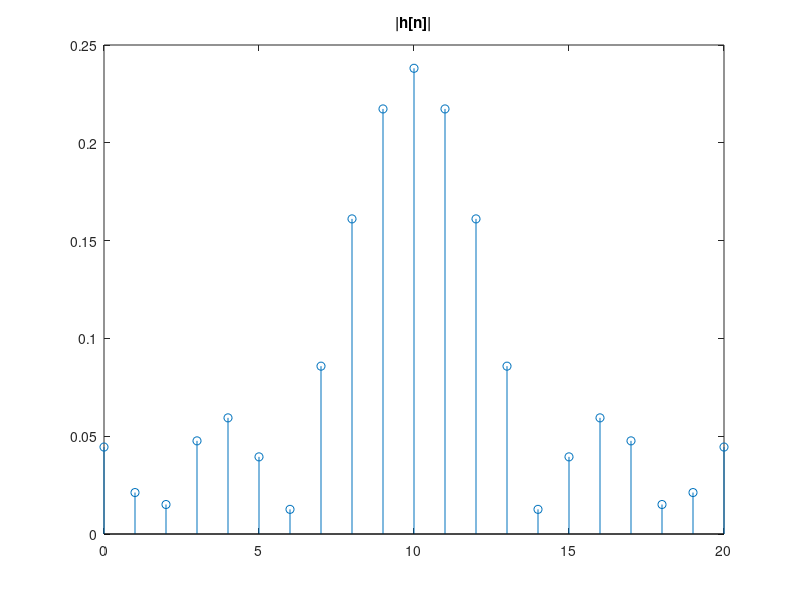
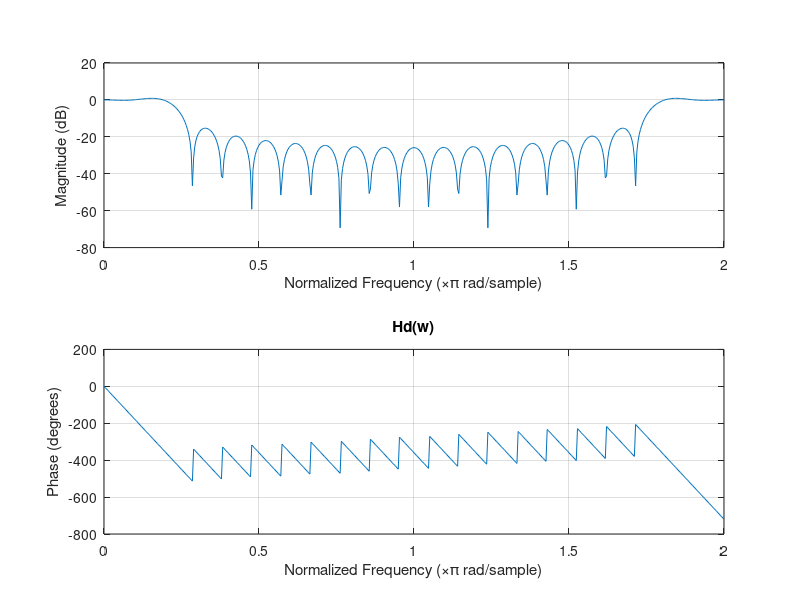
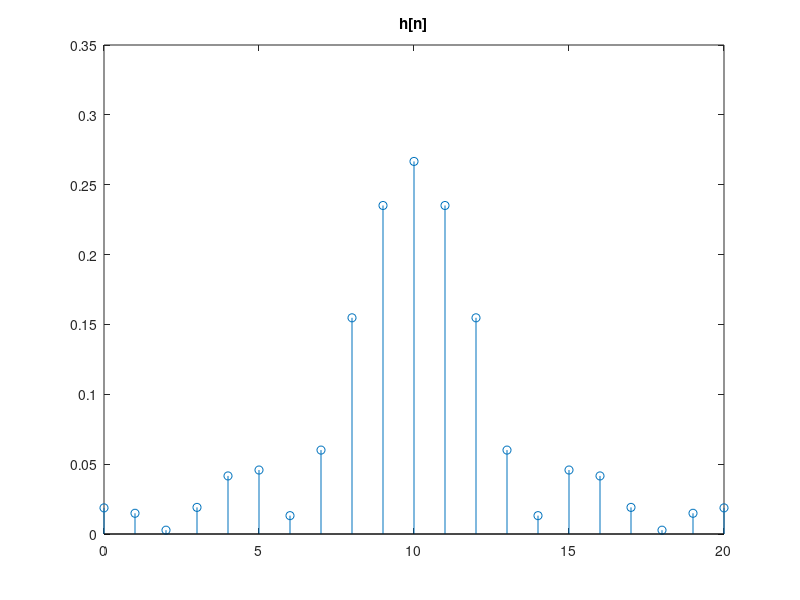
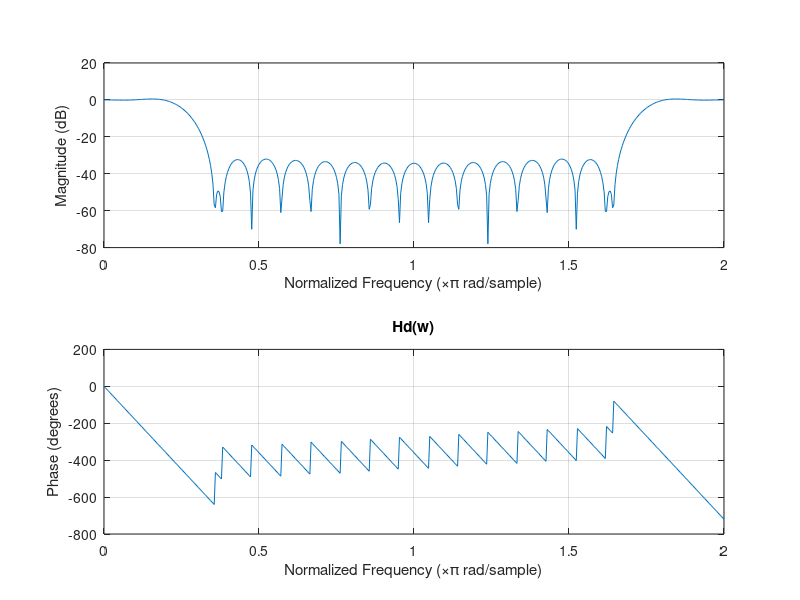

MATLAB code for these plots, in order:
%% original (sampled boxcar)

k1 = 0:2;
k2 = 19:20;
Gd2 = [exp(-1i*10*2*pi.*k1./21) zeros(1,16) exp(-1i*10*2*pi.*k2./21)];

g2 = ifft(Gd2);
figure, stem(0:20, abs(g2)), title('|h[n]|');
figure, freqz(g2), title('Hd(w)');

%% with transition band
Gd3 = [exp(-1i*10*2*pi.*k1./21) zeros(1,16) exp(-1i*10*2*pi.*k2./21)];
a = 0.3;
Gd3(4) = a*exp(-1i*10*2*pi*3/21); % k = 3
Gd3(19) = a*exp(-1i*10*2*pi*18/21); % k = 18
g3 = ifft(Gd3);
figure, stem(0:20, abs(g3)), title('h[n]');
figure, freqz(g3), title('Hd(w)');

